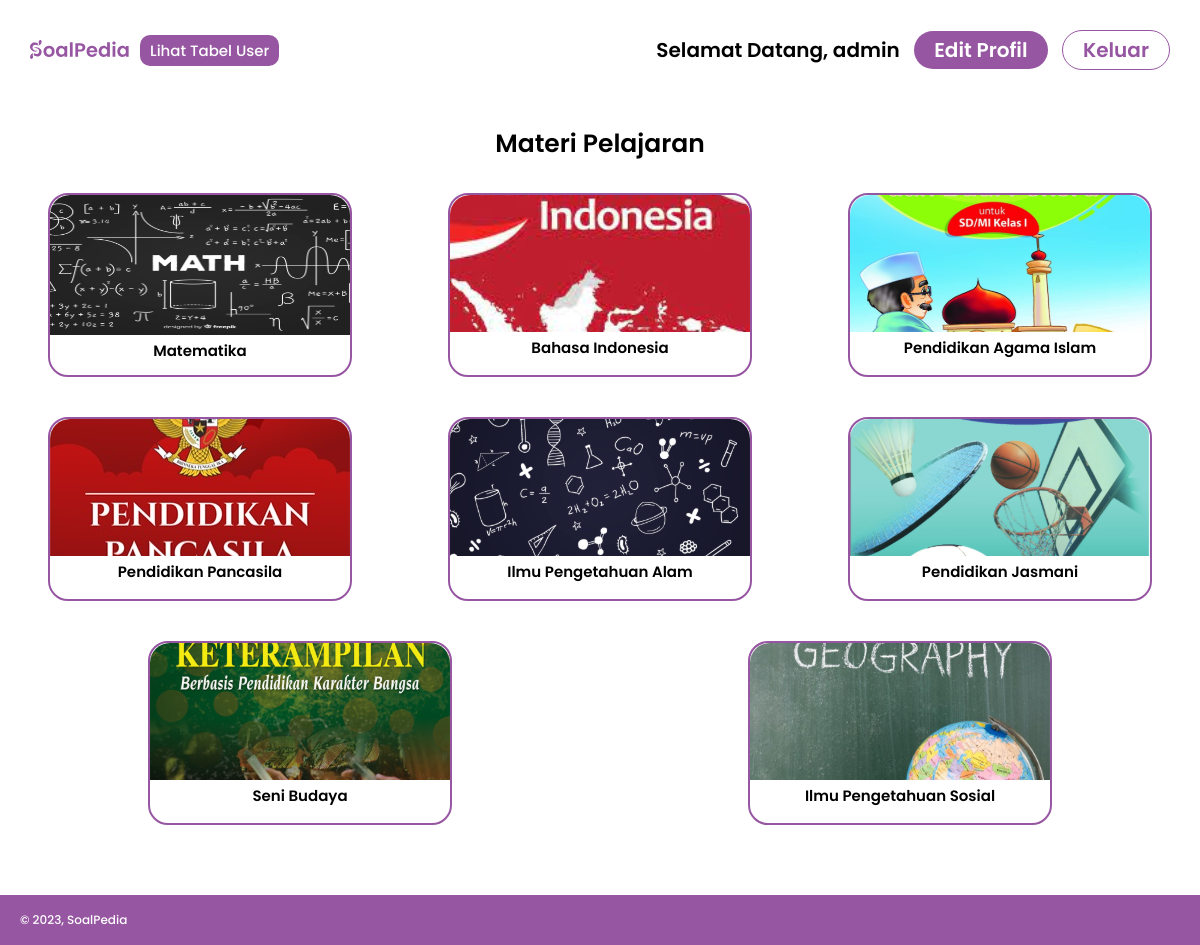
/mapel/mapel.php (signed in), run on the app's committed database.
### tables this page shows
CREATE TABLE `mapel` (
  `id` int(11) NOT NULL,
  `pelajaran` varchar(50) NOT NULL,
  `img` varchar(255) DEFAULT NULL
);

### mapel/mapel.php (the view, shortened to what this page needs)
<?php
    require_once '../config.php';
    $query = "SELECT * FROM mapel";
    $result = mysqli_query($mysqli, $query);
?>
<!DOCTYPE html>
<html lang="en">
  <head>
    <link rel="stylesheet" href="mapel.css" />
  </head>
  <body>
    <nav class="header">
      <img class="logoAwal" src="../gambar/logo2.svg" alt="SoalPedia" />
      <div class="logo1">
        <?php if ($_SESSION['role'] == 'admin') : ?>
          <a class="user-list" href="../admin/lihat_akun.php">Lihat Tabel User</a>
        <?php endif ?>
      </div>
      <?php if($_SESSION['login']) : ?>
      <div class="btnAwal">
        <a class="btnMasuk" href="../home/index.php">Selamat Datang, <?php echo $_SESSION['username'] ?></a>
        <a class="edit-profil" href="edit-profil.php">Edit Profil</a>
        <a class="btnDaftar" href="../logout.php">Keluar</a>
      </div>
      <?php endif?>
    </nav>
    <div class="heading">
      <p class="paragraf1">Materi Pelajaran</p>
    </div>
    <div class="main">
      <?php
        while($row = mysqli_fetch_assoc($result)){
            echo "<div class='materi'>";
            echo "<div><a href='../kumpulan_soal/draft_materi.php?id=".$row['id']."'><img class='gambarMateri' src='../gambar/".$row['img']."' alt='' /></a></div>";
            echo "<div><a class='namaMateri' href='../kumpulan_soal/draft_materi.php?id=".$row['id']."'>".$row['pelajaran']."</a></div>";
            echo "</div>";
        }
      ?>
    </div>
    <footer>
      <p class="copyRight">&copy; 2023, SoalPedia</p>
    </footer>
  </body>
</html>

### mapel/mapel.css (style rules this page uses)
* { text-decoration: none; }
body { margin: 0; padding: 0; font-family: "Gill Sans", sans-serif, "Poppins"; }
.header { display: flex; flex-direction: row; width: 100%; }
.logo1 { width: auto; height: auto; margin-left: 10px; margin-right: auto; display: flex; flex-direction: row; }
.logoAwal { width: 100px; height: 100px; margin-left: 30px; }
.user-list { width: auto; height: auto; padding: 4px 10px; border-radius: 10px; margin: auto; margin-left: 0; background-color: #9656a1; font-family: 'Poppins'; font-size: 15px; font-weight: 500; color: white; }
.btnAwal { width: auto; height: auto; text-align: center; margin: auto; margin-right: 30px; }
.btnMasuk { width: auto; font-family: "Poppins"; font-size: 20px; font-weight: 600; color: black; }
.edit-profil { width: auto; height: auto; margin: auto; margin-left: 10px; font-family: 'Poppins'; font-size: 20px; font-weight: 600; color: white; background-color: #9656a1; padding: 5px 20px; border-radius: 20px; }
.btnDaftar { font-family: "Poppins"; font-size: 20px; font-weight: 600; color: #9656a1; margin-left: 10px; border: 1px solid #9656a1; border-radius: 20px; padding: 5px 20px; }
.heading { width: 100%; height: auto; }
.paragraf1 { font-size: 25px; font-family: "Poppins"; font-weight: 600; color: black; margin-bottom: 10px; margin-left: auto; margin-right: auto; text-align: center; }
.main { width: 100%; height: auto; display: flex; flex-direction: row; justify-content: space-around; flex-flow: wrap; margin: auto; margin-bottom: 50px; }
.materi { width: 300px; height: 180px; margin: 20px; border: 2px solid #9656a1; border-radius: 20px; display: flex; flex-direction: column; text-align: center; }
.gambarMateri { width: 300px; height: auto; margin: 0 auto; border-radius: 20px 20px 0 0; }
.namaMateri { font-family: "Poppins"; font-size: 15px; font-weight: 600; color: black; }
footer { width: 100%; height: auto; padding: 10px 0; margin-top: 10px; background-color: #9656a1; justify-content: center; }
.copyRight { font-family: "Poppins"; font-size: 12px; font-weight: 500; color: white; margin: 6px 20px; }

### data on the page
mapel: img (picture), pelajaran "Matematika"
mapel: img (picture), pelajaran "Bahasa Indonesia"
mapel: img (picture), pelajaran "Pendidikan Agama Islam"
mapel: img (picture), pelajaran "Pendidikan Pancasila"
mapel: img (picture), pelajaran "Ilmu Pengetahuan Alam"
mapel: img (picture), pelajaran "Pendidikan Jasmani"
mapel: img (picture), pelajaran "Seni Budaya"
mapel: img (picture), pelajaran "Ilmu Pengetahuan Sosial"

### other printed values
$_SESSION['username'] "admin"
